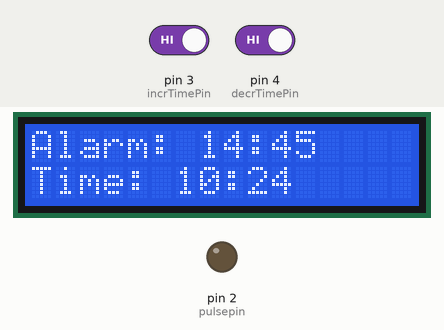
Simulated run of this sketch. Board: Arduino Uno, built with avr-gcc and run on an emulated ATmega328P. Shown: 16×2 character LCD, output pins drawn as LEDs (lit = HIGH). The test bench sets the inputs (shaded band); at power-on: pin 3 (incrTimePin) HIGH, pin 4 (decrTimePin) HIGH. The local clock reads 2024-03-15 10:24:30 at power-on unless the sketch sets it.

Above: at 1.2 s.
1.3 s: pin 3 (incrTimePin) driven LOW
At 1.61 s:
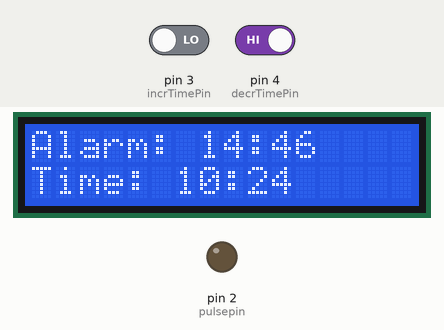
3.0 s: pin 4 (decrTimePin) driven LOW
4.5 s: pin 3 (incrTimePin) driven HIGH
At 5.06 s:
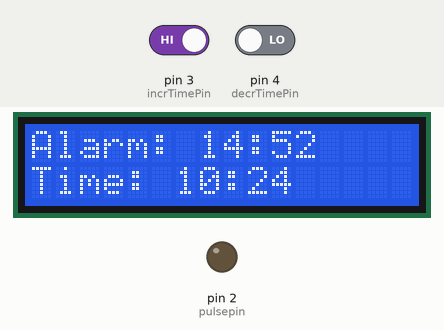
Timing chart, 0 to 7.5 s (numbered marks = the images above; inputs shaded):
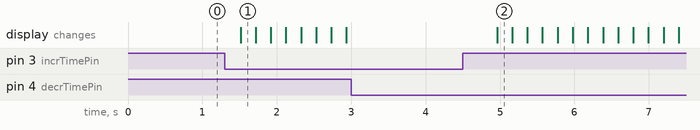

Measured:
- after the input at 1.3 s, the display: changes after 0.21 s (image 1)
- after the input at 3.0 s, every drawn part: stays the same
- after the input at 4.5 s, the display: changes after 0.46 s (image 2)

The sketch:

Dev.ino
```cpp
// Date and time functions using a DS1307 RTC connected via I2C and Wire lib
#include <Wire.h>
#include "RTClib.h"
#include <LiquidCrystal.h>


#if defined(ARDUINO_ARCH_SAMD)
// for Zero, output on USB Serial console, remove line below if using programming port to program the Zero!
   //#define Serial SerialUSB
#endif

//alarm button settings
const int incrTimePin = 3;
const int decrTimePin = 4;
int incrTime = 0;
int decrTime = 0;

//alarm time and date
int alarmHour = 14;
int alarmMinute = 45;

//LED initialization
int pwmTime = 0;
int steps = 64;
int sunrisespeed = 4500;
int i;
int j;
int pulsepin = 2;

int delays[64] = {1,2,4,6,9,12,16,20,25,30,36,
42,49,56,64,72,81,90,100,110,121,132,
144,156,169,182,196,210,225,240,256,272,289,
306,324,342,361,380,400,420,441,462,484,506,
529,552,576,600,625,650,676,702,729,756,784,
812,841,870,900,930,961,992,992,992};

/*
int delays[64] = {1,2,4,6,9,12,16,20,25,30,36,
42,49,56,64,72,81,90,100,110,121,132,
144,156,169,182,196,210,240,260,280,300,320,
340,360,380,400,420,440,465,490,515,540,565,
590,615,640,665,695,697,701,702,729,756,784,
812,841,870,900,930,961,992,992,992};
*/

// initialize the LCD library
LiquidCrystal lcd(7,8,9,10,11,12);

//initialize the real time clock
RTC_DS1307 rtc;

void displayCurrentTime(DateTime now){
  lcd.setCursor(6, 1);
    if(now.hour() < 10){
      lcd.print("0");
    }
    lcd.print(now.hour());
    lcd.print(":");
    if(now.minute() < 10){
      lcd.print("0");
    }
    lcd.print(now.minute());
}

void incrementAlarmTime(){
  alarmMinute = alarmMinute + 1;
  delay(100); //debounce
  if(alarmMinute >= 60){
     alarmMinute = 0;
     alarmHour = alarmHour + 1;
     if(alarmHour > 23){
       alarmHour = 0;
     }
   }
}

void decrementAlarmTime(){
  alarmMinute = alarmMinute - 1;
  delay(100); //debounce
  if(alarmMinute < 0){
     alarmMinute = 59;
     alarmHour = alarmHour - 1;
     if(alarmHour < 0){
       alarmHour = 23;
     }
   }
}

void turnOnLED(DateTime now){
  for (i=0; i<steps; i++){
        pwmTime = delays[i] * 5;
        for (j=0; j<sunrisespeed; j++)
        {
          // one pulse of PWM
          digitalWrite(pulsepin, HIGH);
          delayMicroseconds(pwmTime);
          digitalWrite(pulsepin, LOW);
          delayMicroseconds(5000-pwmTime);

          now = rtc.now();
          displayCurrentTime(now);
        }
      }
}

void setup () {

  pinMode(incrTimePin, INPUT);
  pinMode(decrTimePin, INPUT);
  //LED init
  pinMode(pulsepin, OUTPUT);

  lcd.begin(16, 2);

  lcd.print("Alarm:");
  lcd.setCursor(0,1);
  lcd.print("Time:");

#ifndef ESP8266
  while (!Serial); // for Leonardo/Micro/Zero
#endif

  Serial.begin(57600);
  if (! rtc.begin()) {
    Serial.println("Couldn't find RTC");
    while (1);
  }

  if (! rtc.isrunning()) {
    Serial.println("RTC is NOT running!");
    // following line sets the RTC to the date & time this sketch was compiled
    rtc.adjust(DateTime(F(__DATE__), F(__TIME__)));
    // This line sets the RTC with an explicit date & time, for example to set
    // January 21, 2014 at 3am you would call:
    // rtc.adjust(DateTime(2014, 1, 21, 3, 0, 0));
  }
}

void loop () {
    DateTime now = rtc.now();

    /*alarm*/
    lcd.setCursor(7,0);
    if(alarmHour < 10){
      lcd.print("0");
    }
    lcd.print(alarmHour);
    lcd.print(":");
    if(alarmMinute < 10){
      lcd.print("0");
    }
    lcd.print(alarmMinute);

    /*clock*/
    displayCurrentTime(now);

    /*Logic for alarm to be triggered*/
    if((alarmHour == now.hour()) && ((alarmMinute-now.minute()) == 15)){
      Serial.println("Alarm on");
      turnOnLED(now);
    }//end if
    else if(((alarmHour-now.hour()) == 1) && ((now.minute()-alarmMinute) == 45)){
      Serial.println("Alarm on");
      turnOnLED(now);
    }//end else if

    //logic to increase alarm time
    incrTime = digitalRead(incrTimePin);
    if(incrTime == 0){
      incrementAlarmTime();
    }

    //logic to decrease alarm time
    decrTime = digitalRead(decrTimePin);
    if(decrTime == 0){
      decrementAlarmTime();
    }

    delay(100);
}
```
